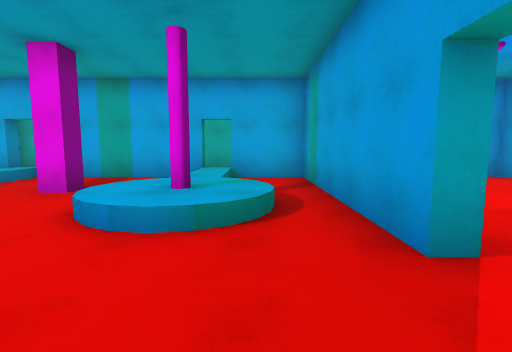
View 1 (above)

23 first-person views from a walk through a 3-D level made in the Unity game engine. The camera is 1.5 m above the floor, tilts 6° down and sees 85° across. The floor is counted in squares, 1.89 m on a side. Each view is taken from the middle of a square. On the plan, view 1 faces up. The plan holds only what a view shows up to about 10 squares ahead; the rest is blank. The place goes on beyond the plan. The player character is not drawn. Surface patterns are stand-ins for the level's own textures.

View 2
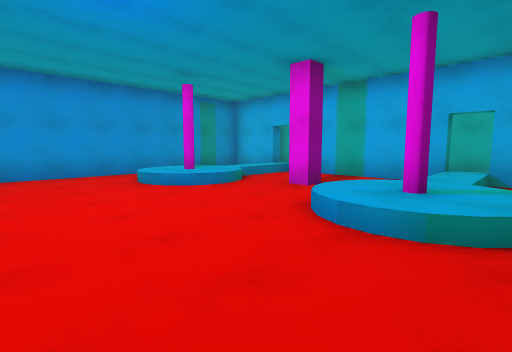

View 3
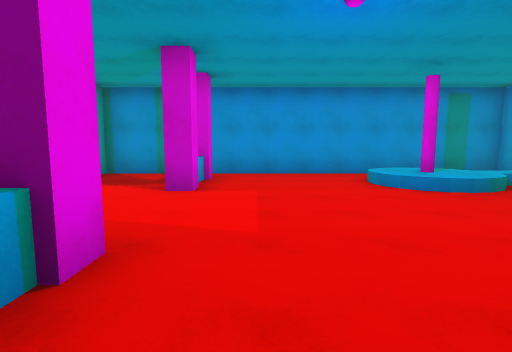

View 4
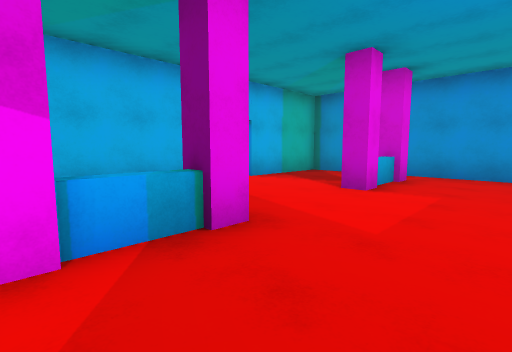

View 5
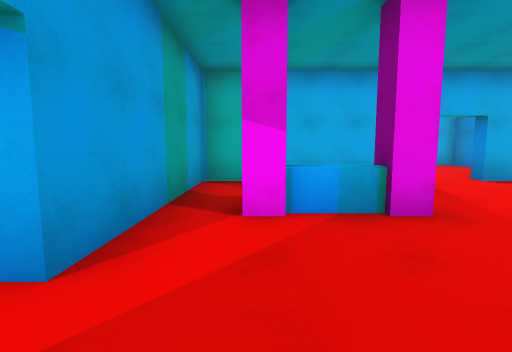

View 6
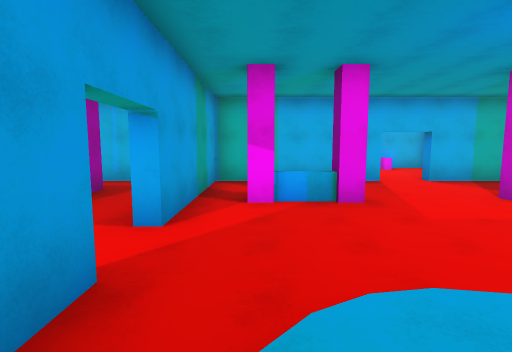

View 7
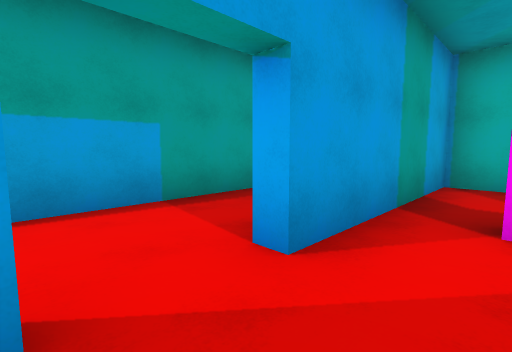

View 8
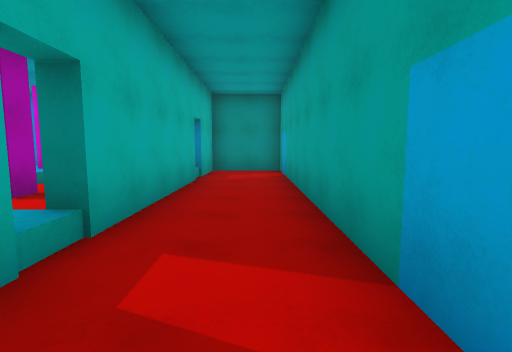

View 9
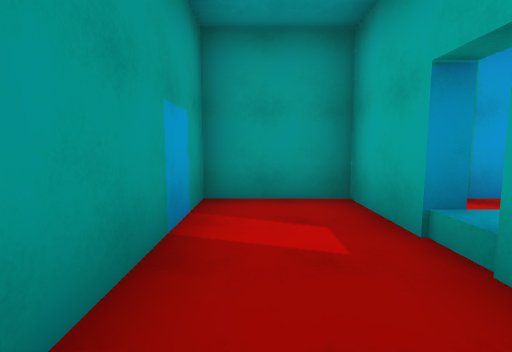

View 10
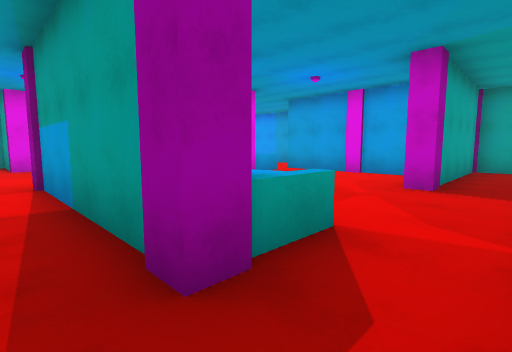

View 11
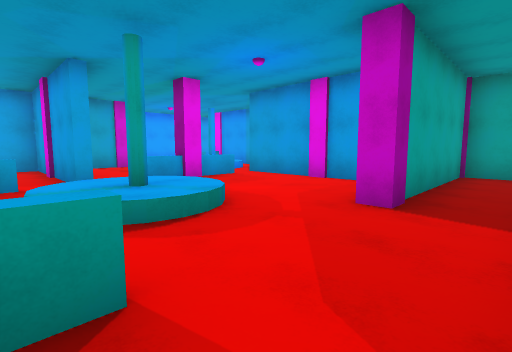

View 12
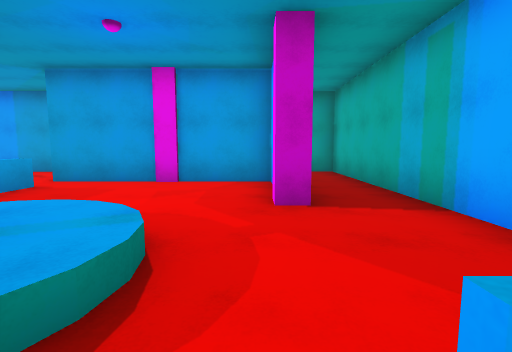

View 13
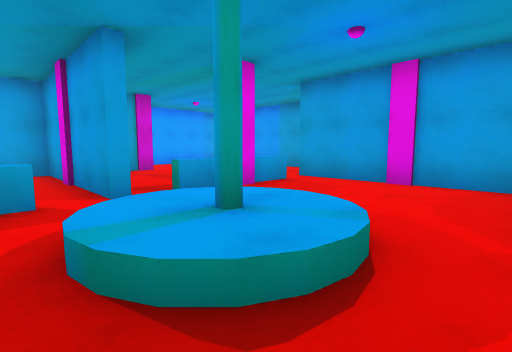

View 14
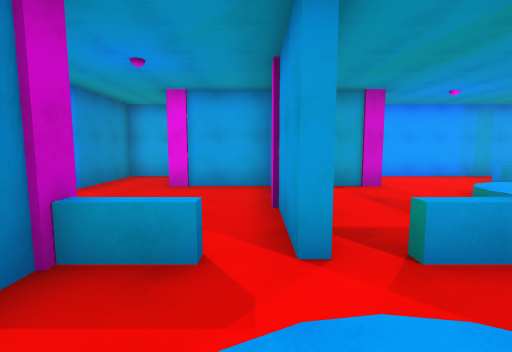

View 15
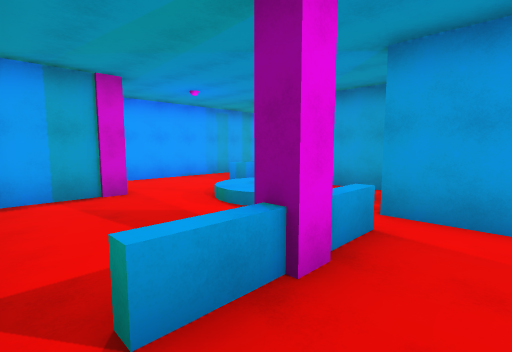

View 16
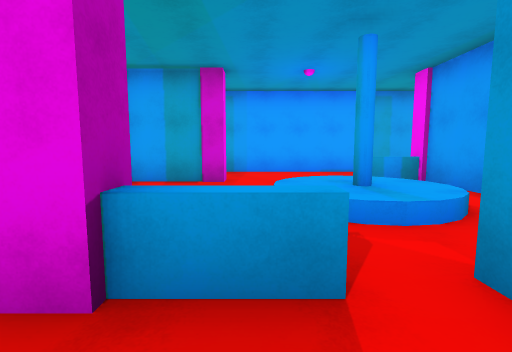

View 17
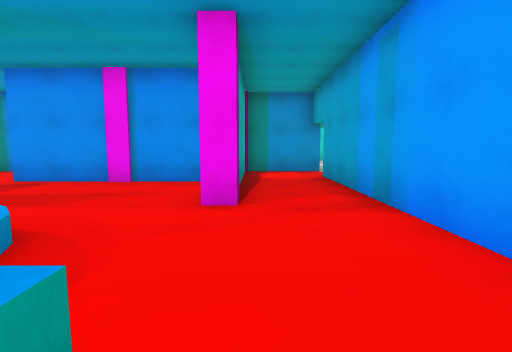

View 18
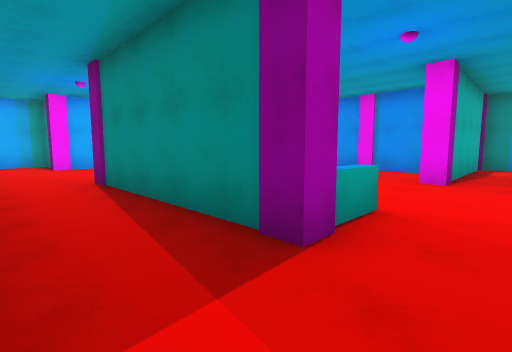

View 19
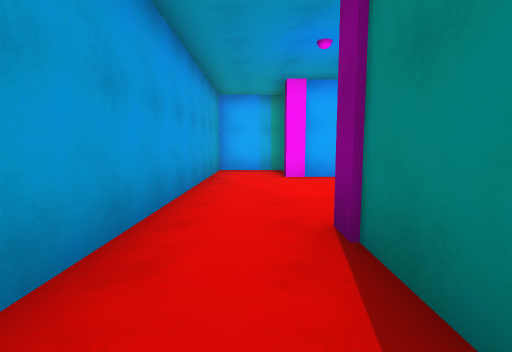

View 20
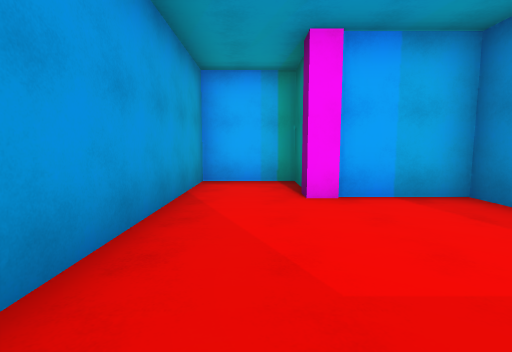

View 21
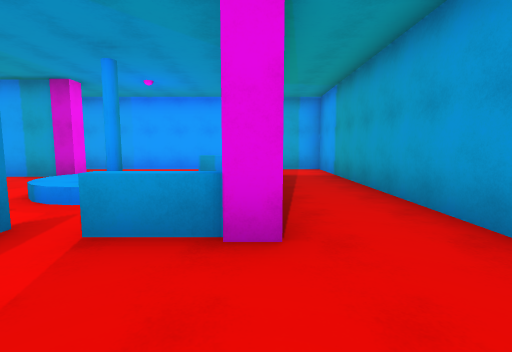

View 22
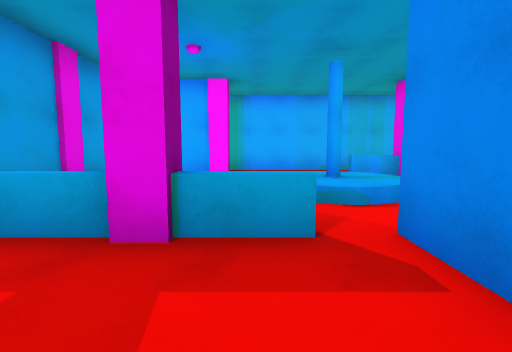

View 23
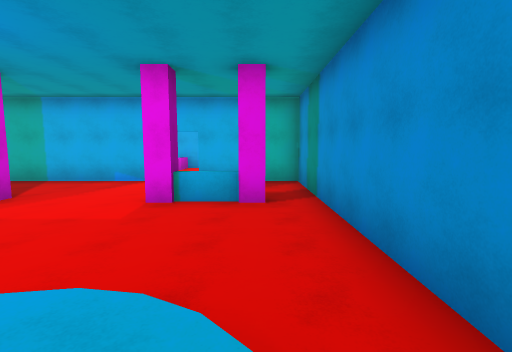

### Floor plan
Key: @ floor where view 1 was taken; # wall or solid block; . main floor; : floor 0.5 m higher than the main floor; / step, stairs or slope; = window, fence, low wall or low ledge; C cylinder; Y cyan cylinder.
Columns run from 9 left of view 1 to 17 right of it. Each row starts with its distance up from view 1.
 10 ##############.############
  9 #..........#.#............#
  8 #..........#.#............#
  7 ###:####:###.######...=#..#
  6 #  :....:..#....#...//.#..#
  5 # .:..#.:..#....#...:Y/#..#
  4 # /C/../C/.#....#...//.#..#
  3 #./:/../:/.#....#......#..#
  2 #..........#.#=.#=#=.#=#..#
  1 #............#.//....#....#
  0 #........@.#.#.:Y/...#....#
 -1 #..........#.#.//....#....#
 -2 #.#=#..#=#.#.#.......#....#
 -3 #..........#.#=...######..#
 -4 #..........#...........#..#
 -5 ####..#####################
 -6    ..

Positions as (right, up) in squares from view 1, and headings:
1: (0, 0), facing up
2: (0, 0), facing up-left
3: (0, 0), facing left
4: (0, 1), facing down-left
5: (0, 2), facing down
6: (0, 4), facing down
7: (0, 2), facing down-right
8: (1, 9), facing left
9: (-3, 9), facing right
10: (3, -4), facing up-right
11: (5, -4), facing up-right
12: (5, -2), facing right
13: (5, -2), facing up-right
14: (6, 0), facing up
15: (7, 1), facing up-right
16: (10, 1), facing up
17: (13, 8), facing left
18: (16, 9), facing down-left
19: (15, 5), facing down
20: (15, 2), facing down
21: (14, 0), facing up
22: (8, 5), facing down
23: (-7, 4), facing down
